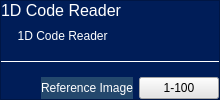
                         <widget class="QWidget" name="verticalWidget_100" native="true">
                          <layout class="QVBoxLayout" name="verticalLayout_10">
                           <property name="leftMargin">
                            <number>0</number>
                           </property>
                           <property name="topMargin">
                            <number>0</number>
                           </property>
                           <property name="rightMargin">
                            <number>0</number>
                           </property>
                           <property name="bottomMargin">
                            <number>0</number>
                           </property>
                           <item>
                            <widget class="QFrame" name="frame_AreaTittleSetupTool_ModGuiMain">
                             <property name="sizePolicy">
                              <sizepolicy hsizetype="Preferred" vsizetype="Fixed">
                               <horstretch>0</horstretch>
                               <verstretch>0</verstretch>
                              </sizepolicy>
                             </property>
                             <property name="minimumSize">
                              <size>
                               <width>0</width>
                               <height>100</height>
                              </size>
                             </property>
                             <property name="styleSheet">
                              <string notr="true">background-color: rgb(0, 29, 88);
color: rgb(255, 255, 255);</string>
                             </property>
                             <property name="frameShape">
                              <enum>QFrame::StyledPanel</enum>
                             </property>
                             <property name="frameShadow">
                              <enum>QFrame::Raised</enum>
                             </property>
                             <layout class="QVBoxLayout" name="verticalLayout_15">
                              <property name="leftMargin">
                               <number>0</number>
                              </property>
                              <property name="topMargin">
                               <number>0</number>
                              </property>
                              <property name="rightMargin">
                               <number>0</number>
                              </property>
                              <property name="bottomMargin">
                               <number>0</number>
                              </property>
                              <item>
                               <widget class="QLabel" name="lab_NoImportant101">
                                <property name="font">
                                 <font>
                                  <pointsize>12</pointsize>
                                 </font>
                                </property>
                                <property name="text">
                                 <string>1D Code Reader</string>
                                </property>
                               </widget>
                              </item>
                              <item>
                               <widget class="QLabel" name="lab_NoImportant100">
                                <property name="text">
                                 <string>     1D Code Reader</string>
                                </property>
                               </widget>
                              </item>
                              <item>
                               <widget class="QLabel" name="lab_NoImportant102">
                                <property name="frameShape">
                                 <enum>QFrame::HLine</enum>
                                </property>
                                <property name="text">
                                 <string/>
                                </property>
                               </widget>
                              </item>
                              <item>
                               <layout class="QHBoxLayout" name="horizontalLayout_123">
                                <property name="leftMargin">
                                 <number>0</number>
                                </property>
                                <property name="rightMargin">
                                 <number>0</number>
                                </property>
                                <item>
                                 <spacer name="horizontalSpacer_124">
                                  <property name="orientation">
                                   <enum>Qt::Horizontal</enum>
                                  </property>
                                  <property name="sizeHint" stdset="0">
                                   <size>
                                    <width>40</width>
                                    <height>20</height>
                                   </size>
                                  </property>
                                 </spacer>
                                </item>
                                <item>
                                 <widget class="QLabel" name="lab_RefetenceImage_setupTool_ModGuiMain">
                                  <property name="styleSheet">
                                   <string notr="true">background-color: rgb(36, 72, 109);</string>
                                  </property>
                                  <property name="text">
                                   <string>Reference Image</string>
                                  </property>
                                 </widget>
                                </item>
                                <item>
                                 <widget class="QPushButton" name="btn_RefetenceImage_setupTool_ModGuiMain">
                                  <property name="styleSheet">
                                   <string notr="true">color: rgb(0, 0, 0);
background-color: rgb(229, 229, 229);</string>
                                  </property>
                                  <property name="text">
                                   <string>1-100</string>
                                  </property>
                                 </widget>
                                </item>
                               </layout>
                              </item>
                             </layout>
                            </widget>
                           </item>
                          </layout>
                         </widget>
